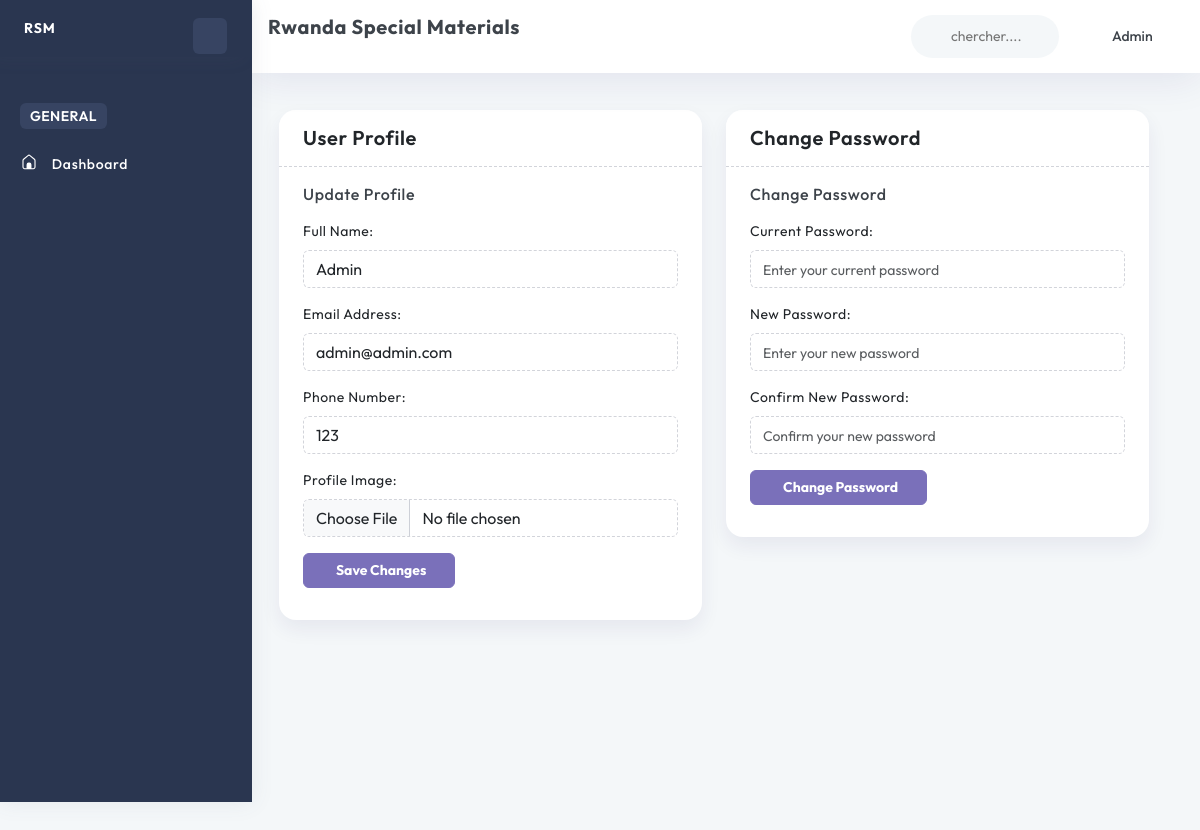
/profile/ (signed in), run on an earlier commit of the app's database.
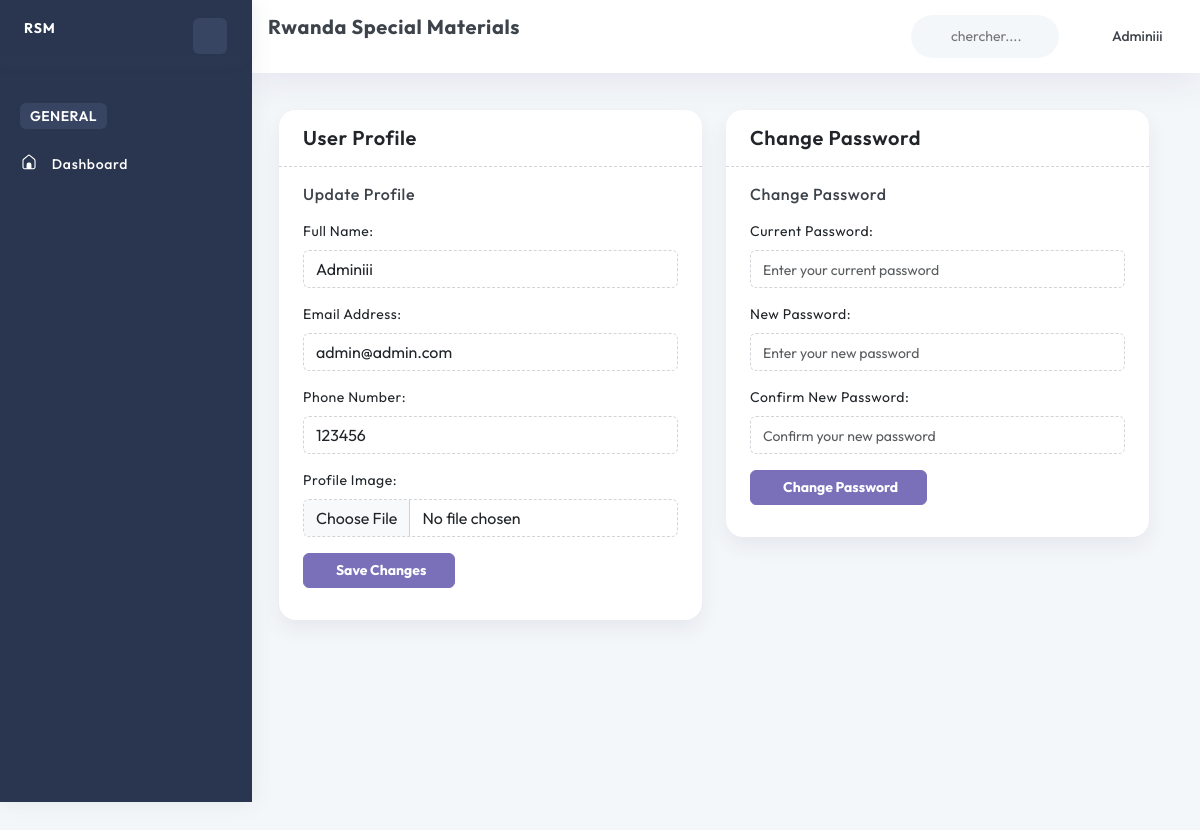
And on a later commit of the database.
### account/models.py (models this page shows, shortened)
class User(AbstractBaseUser, PermissionsMixin):
    email = models.EmailField(unique=True)
    name = models.CharField(max_length=255)
    phone_number = models.CharField(max_length=15, unique=True)
    image = ProcessedImageField(
        upload_to=user_image_path,
        processors=[ResizeToFill(720, 720)],
        format='JPEG',
        options={'quality': 90},
        null=True,
        blank=True,
    )
    role = models.ForeignKey(Role, on_delete=models.SET_NULL, null=True, blank=True)
    slug = models.SlugField(unique=True, max_length=255, null=True, blank=True)
    added_by = models.ForeignKey('self', on_delete=models.CASCADE, null=True, blank=True, related_name='added_users')
    is_active = models.BooleanField(default=True)
    is_staff = models.BooleanField(default=False)
    created_at = models.DateTimeField(default=timezone.now)
    updated_at = models.DateTimeField(auto_now=True)
    objects = CustomUserManager()
    USERNAME_FIELD = 'email'
    REQUIRED_FIELDS = ['name', 'phone_number']

### account/views.py (the view, shortened to what this page needs)
# urls.py: path('profile/', userProfile, name='userProfile'),
@login_required
def userProfile(request):
    user = request.user
    profile_form = UserProfileForm(instance=user)
    password_form = PasswordChangeForm(user=user)
    context = {
        'profile_form': profile_form,
        'password_form': password_form,
    }
    return render(request, 'pages/auth/profile.html', context)

### templates/pages/auth/profile.html (shortened to what this page needs)
{% extends 'layouts/app.html' %}
{% load static %}
{% block content %}
    <div class="container-fluid">
        <div class="row">
            <div class="row">
                <div class="col-xl-6">
                    <div class="card">
                        <div class="card-header">
                            <h4 class="card-title mb-0">User Profile</h4>
                        </div>
                        <div class="card-body">
                            <form method="post" enctype="multipart/form-data" action="{% url 'auth:userProfile' %}">
                                <h5 class="mb-3">Update Profile</h5>
                                <div class="mb-3">
                                    {{ profile_form.name.label_tag }}
                                    {{ profile_form.name }}
                                </div>
                                <div class="mb-3">
                                    {{ profile_form.email.label_tag }}
                                    {{ profile_form.email }}
                                </div>
                                <div class="mb-3">
                                    {{ profile_form.phone_number.label_tag }}
                                    {{ profile_form.phone_number }}
                                </div>
                                <div class="mb-3">
                                    {{ profile_form.image.label_tag }}
                                    {{ profile_form.image }}
                                </div>
                                <div class="mb-3 text-start">
                                    <button class="btn btn-primary btn-block" type="submit" name="update_profile">
                                        <span class="fw-bold">
                                            Save Changes
                                        </span>
                                    </button>
                                </div>
                            </form>
                        </div>
                    </div>
                </div>
                <div class="col-xl-6">
                    <div class="card">
                        <div class="card-header">
                            <h4 class="card-title mb-0">Change Password</h4>
                        </div>
                        <div class="card-body">
                            <form method="post" action="{% url 'auth:userProfile' %}">
                                <h5 class="mb-3">Change Password</h5>
                                <div class="mb-3">
                                    {{ password_form.current_password.label_tag }}
                                    {{ password_form.current_password }}
                                </div>
                                <div class="mb-3">
                                    {{ password_form.new_password.label_tag }}
                                    {{ password_form.new_password }}
                                </div>
                                <div class="mb-3">
                                    {{ password_form.confirm_new_password.label_tag }}
                                    {{ password_form.confirm_new_password }}
                                </div>
                                <div class="mb-3 text-start">
                                    <button class="btn btn-primary btn-block" type="submit" name="change_password">
                                        <span class="fw-bold">
                                            Change Password
                                        </span>
                                    </button>
                                </div>
                            </form>
                        </div>
                    </div>
                </div>
            </div>
        </div>
    </div>
{% endblock %}

### templates/layouts/app.html (shortened to what this page needs)
{% load static %}
<!DOCTYPE html>
<html lang="en">
<head>
    <link rel="stylesheet" type="text/css" href="{% static 'css/font-awesome.css' %}">
    <link rel="stylesheet" type="text/css" href="{% static 'css/vendors/icofont.css' %}">
    <link rel="stylesheet" type="text/css" href="{% static 'css/vendors/themify.css' %}">
    <link rel="stylesheet" type="text/css" href="{% static 'css/vendors/feather-icon.css' %}">
    <link rel="stylesheet" type="text/css" href="{% static 'css/vendors/animate.css' %}">
    <link rel="stylesheet" type="text/css" href="{% static 'css/vendors/scrollbar.css' %}">
    <link rel="stylesheet" type="text/css" href="{% static 'css/vendors/owlcarousel.css' %}">
    <link rel="stylesheet" type="text/css" href="{% static 'css/vendors/js-datatables/style.css' %}">
    <link rel="stylesheet" type="text/css" href="{% static 'css/vendors/bootstrap.css' %}">
    <link rel="stylesheet" type="text/css" href="{% static 'css/style.css' %}">
    <link rel="stylesheet" type="text/css" href="{% static 'css/responsive.css' %}">
</head>
<body>
    <div class="page-wrapper compact-wrapper" id="pageWrapper">
        {% include 'inc/header.html' %}
        <div class="page-body-wrapper">
            {% include 'inc/sidebar.html' %}
            <div class="page-body">
                {% block content %}{% endblock %}
            </div>
        </div>
    </div>
</body>
</html>

### templates/inc/header.html (shortened to what this page needs)
{% load static %}
<div class="page-header row">
    <div class="col-4 col-xl-4 page-title">
        <h4 class="f-w-700">Rwanda Special Materials</h4>
    </div>
    <div class="header-wrapper col m-0">
        <div class="row">
            <div class="nav-right col-xxl-8 col-xl-6 col-md-7 col-8 pull-right right-header p-0 ms-auto">
                <ul class="nav-menus">
                    <li>
                        <div class="form-group w-100">
                            <div class="Typeahead Typeahead--twitterUsers">
                                <div class="u-posRelative d-flex align-items-center">
                                    <svg class="search-bg svg-color">
                                        <use href="{% static 'svg/icon-sprite.svg#search' %}"></use>
                                    </svg>
                                    <input class="demo-input py-0 Typeahead-input form-control-plaintext w-100" type="text" placeholder="chercher...." name="q" title="">
                                </div>
                            </div>
                        </div>
                    </li>
                    <li class="profile-nav onhover-dropdown px-0 py-0">
                        <div class="d-flex profile-media align-items-center">
                            <div class="flex-grow-1">
                                <span>
                                    {{ request.user.name }}
                                </span>
                            </div>
                        </div>
                    </li>
                </ul>
            </div>
        </div>
    </div>
</div>

### templates/inc/sidebar.html (shortened to what this page needs)
{% load static %}
<div class="sidebar-wrapper" data-layout="stroke-svg">
    <div>
        <div class="logo-wrapper">
            <a href="{% url 'base:dashboard' %}" class="text-white fw-bold">
                RSM
            </a>
            <div class="toggle-sidebar">
                <svg class="stroke-icon sidebar-toggle status_toggle middle">
                    <use href="{% static 'svg/icon-sprite.svg#toggle-icon' %}"></use>
                </svg>
            </div>
        </div>
        <nav class="sidebar-main">
            <div id="sidebar-menu">
                <ul class="sidebar-links" id="simple-bar">
                    <li class="sidebar-main-title">
                        <div>
                            <h6 class="lan-1">General</h6>
                        </div>
                    </li>
                    <li class="sidebar-list">
                        <a class="sidebar-link sidebar-title link-nav" href="{% url 'base:dashboard' %}">
                            <span>Dashboard</span>
                        </a>
                    </li>
                </ul>
            </div>
        </nav>
    </div>
</div>

What changed in the data, as far as the page shows it:
changed User "admin@admin.com": user.name "Admin" → "Adminiii"; name "Admin" → "Adminiii"; phone_number "123" → "123456"
